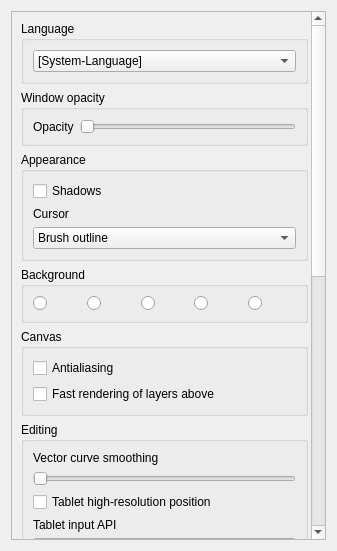
<?xml version="1.0" encoding="UTF-8"?>
<ui version="4.0">
 <class>GeneralPage</class>
 <widget class="QWidget" name="GeneralPage">
  <property name="geometry">
   <rect>
    <x>0</x>
    <y>0</y>
    <width>337</width>
    <height>551</height>
   </rect>
  </property>
  <layout class="QGridLayout" name="gridLayout_2">
   <item row="0" column="0">
    <widget class="QScrollArea" name="scrollArea">
     <property name="verticalScrollBarPolicy">
      <enum>Qt::ScrollBarAlwaysOn</enum>
     </property>
     <property name="horizontalScrollBarPolicy">
      <enum>Qt::ScrollBarAlwaysOff</enum>
     </property>
     <property name="widgetResizable">
      <bool>true</bool>
     </property>
     <widget class="QWidget" name="contents">
      <property name="geometry">
       <rect>
        <x>0</x>
        <y>-407</y>
        <width>314</width>
        <height>932</height>
       </rect>
      </property>
      <layout class="QVBoxLayout" name="lay">
       <item>
        <widget class="QGroupBox" name="groupBox">
         <property name="title">
          <string comment="GroupBox title in Preference">Language</string>
         </property>
         <layout class="QGridLayout" name="langLayout">
          <item row="0" column="0">
           <widget class="QComboBox" name="languageCombo">
            <property name="currentText">
             <string comment="First item of the language list">[System-Language]</string>
            </property>
            <item>
             <property name="text">
              <string comment="First item of the language list">[System-Language]</string>
             </property>
            </item>
           </widget>
          </item>
         </layout>
        </widget>
       </item>
       <item>
        <widget class="QGroupBox" name="windowOpacityBox">
         <property name="title">
          <string comment="GroupBox title in Preference">Window opacity</string>
         </property>
         <layout class="QGridLayout" name="windowOpacityLayout">
          <item row="0" column="0">
           <widget class="QLabel" name="windowOpacityLabel">
            <property name="text">
             <string>Opacity</string>
            </property>
           </widget>
          </item>
          <item row="0" column="1">
           <widget class="QSlider" name="windowOpacityLevel">
            <property name="minimum">
             <number>30</number>
            </property>
            <property name="maximum">
             <number>100</number>
            </property>
            <property name="orientation">
             <enum>Qt::Horizontal</enum>
            </property>
           </widget>
          </item>
         </layout>
        </widget>
       </item>
       <item>
        <widget class="QGroupBox" name="appearanceBox">
         <property name="title">
          <string comment="GroupBox title in Preference">Appearance</string>
         </property>
         <layout class="QVBoxLayout" name="appearanceLayout">
          <item>
           <widget class="QCheckBox" name="shadowsBox">
            <property name="text">
             <string>Shadows</string>
            </property>
           </widget>
          </item>
          <item>
           <widget class="QLabel" name="cursorStyleLabel">
            <property name="text">
             <string>Cursor</string>
            </property>
           </widget>
          </item>
          <item>
           <widget class="QComboBox" name="cursorStyleBox">
            <item>
             <property name="text">
              <string>Brush outline</string>
             </property>
            </item>
            <item>
             <property name="text">
              <string>Cross only</string>
             </property>
            </item>
           </widget>
          </item>
         </layout>
        </widget>
       </item>
       <item>
        <widget class="QGroupBox" name="backgroundBox">
         <property name="title">
          <string comment="GroupBox title in Preference">Background</string>
         </property>
         <layout class="QHBoxLayout" name="backgroundLayout">
          <item>
           <widget class="QRadioButton" name="checkerBackgroundButton">
            <attribute name="buttonGroup">
             <string notr="true">backgroundButtons</string>
            </attribute>
           </widget>
          </item>
          <item>
           <widget class="QRadioButton" name="whiteBackgroundButton">
            <attribute name="buttonGroup">
             <string notr="true">backgroundButtons</string>
            </attribute>
           </widget>
          </item>
          <item>
           <widget class="QRadioButton" name="greyBackgroundButton">
            <attribute name="buttonGroup">
             <string notr="true">backgroundButtons</string>
            </attribute>
           </widget>
          </item>
          <item>
           <widget class="QRadioButton" name="dotsBackgroundButton">
            <attribute name="buttonGroup">
             <string notr="true">backgroundButtons</string>
            </attribute>
           </widget>
          </item>
          <item>
           <widget class="QRadioButton" name="weaveBackgroundButton">
            <attribute name="buttonGroup">
             <string notr="true">backgroundButtons</string>
            </attribute>
           </widget>
          </item>
         </layout>
        </widget>
       </item>
       <item>
        <widget class="QGroupBox" name="displayBox">
         <property name="title">
          <string comment="GroupBox title in Preference">Canvas</string>
         </property>
         <layout class="QGridLayout" name="displayLayout">
          <item row="0" column="0">
           <widget class="QCheckBox" name="antialiasingBox">
            <property name="text">
             <string>Antialiasing</string>
            </property>
           </widget>
          </item>
          <item row="1" column="0">
           <widget class="QCheckBox" name="fastRenderBox">
            <property name="toolTip">
             <string>Cache the layers above the one you paint, so repaints with many layers are faster.</string>
            </property>
            <property name="text">
             <string>Fast rendering of layers above</string>
            </property>
           </widget>
          </item>
         </layout>
        </widget>
       </item>
       <item>
        <spacer name="verticalSpacer">
         <property name="orientation">
          <enum>Qt::Vertical</enum>
         </property>
         <property name="sizeHint" stdset="0">
          <size>
           <width>0</width>
           <height>0</height>
          </size>
         </property>
        </spacer>
       </item>
       <item>
        <widget class="QGroupBox" name="editingBox">
         <property name="title">
          <string comment="GroupBox title in Preference">Editing</string>
         </property>
         <layout class="QGridLayout" name="editingLayout">
          <item row="0" column="0">
           <widget class="QLabel" name="curveSmoothingLabel">
            <property name="text">
             <string>Vector curve smoothing</string>
            </property>
           </widget>
          </item>
          <item row="1" column="0">
           <widget class="QSlider" name="curveSmoothingLevel">
            <property name="minimum">
             <number>1</number>
            </property>
            <property name="maximum">
             <number>100</number>
            </property>
            <property name="orientation">
             <enum>Qt::Horizontal</enum>
            </property>
           </widget>
          </item>
          <item row="2" column="0">
           <widget class="QCheckBox" name="highResBox">
            <property name="text">
             <string>Tablet high-resolution position</string>
            </property>
           </widget>
          </item>
          <item row="3" column="0">
           <widget class="QLabel" name="tabletApiLabel">
            <property name="text">
             <string>Tablet input API</string>
            </property>
           </widget>
          </item>
          <item row="4" column="0">
           <widget class="QComboBox" name="tabletApiBox">
            <item>
             <property name="text">
              <string notr="true">WinTab</string>
             </property>
            </item>
            <item>
             <property name="text">
              <string notr="true">Windows Ink</string>
             </property>
            </item>
           </widget>
          </item>
         </layout>
        </widget>
       </item>
       <item>
        <widget class="QGroupBox" name="gridBox">
         <property name="title">
          <string comment="groupBox title in Preference">Grid</string>
         </property>
         <layout class="QGridLayout" name="gridLayout">
          <item row="2" column="0">
           <widget class="QLabel" name="labGridH">
            <property name="text">
             <string>Grid Height</string>
            </property>
           </widget>
          </item>
          <item row="0" column="0" colspan="2">
           <widget class="QCheckBox" name="gridCheckBox">
            <property name="text">
             <string>Enable Grid</string>
            </property>
           </widget>
          </item>
          <item row="1" column="1">
           <widget class="QSpinBox" name="gridSizeInputW">
            <property name="minimumSize">
             <size>
              <width>80</width>
              <height>0</height>
             </size>
            </property>
            <property name="maximumSize">
             <size>
              <width>80</width>
              <height>16777215</height>
             </size>
            </property>
            <property name="minimum">
             <number>1</number>
            </property>
            <property name="maximum">
             <number>9999</number>
            </property>
            <property name="value">
             <number>100</number>
            </property>
           </widget>
          </item>
          <item row="2" column="1">
           <widget class="QSpinBox" name="gridSizeInputH">
            <property name="minimum">
             <number>1</number>
            </property>
            <property name="maximum">
             <number>9999</number>
            </property>
            <property name="value">
             <number>100</number>
            </property>
           </widget>
          </item>
          <item row="1" column="0">
           <widget class="QLabel" name="labGridW">
            <property name="text">
             <string>Grid Width</string>
            </property>
           </widget>
          </item>
         </layout>
        </widget>
       </item>
       <item>
        <widget class="QGroupBox" name="groupBox_2">
         <property name="title">
          <string>Overlays</string>
         </property>
         <layout class="QGridLayout" name="gridLayout_4">
          <item row="0" column="0">
           <widget class="QCheckBox" name="actionSafeCheckBox">
            <property name="text">
             <string/>
            </property>
            <property name="checked">
             <bool>true</bool>
            </property>
           </widget>
          </item>
          <item row="0" column="1">
           <widget class="QLabel" name="labActionSafe">
            <property name="text">
             <string>Enable Action Safe area (%)</string>
            </property>
           </widget>
          </item>
          <item row="0" column="2">
           <spacer name="horizontalSpacer">
            <property name="orientation">
             <enum>Qt::Horizontal</enum>
            </property>
            <property name="sizeHint" stdset="0">
             <size>
              <width>40</width>
              <height>20</height>
             </size>
            </property>
           </spacer>
          </item>
          <item row="0" column="3">
           <widget class="QSpinBox" name="actionSafeInput">
            <property name="minimum">
             <number>1</number>
            </property>
            <property name="maximum">
             <number>25</number>
            </property>
            <property name="value">
             <number>5</number>
            </property>
           </widget>
          </item>
          <item row="1" column="0">
           <widget class="QCheckBox" name="titleSafeCheckBox">
            <property name="text">
             <string/>
            </property>
            <property name="checked">
             <bool>true</bool>
            </property>
           </widget>
          </item>
          <item row="1" column="1">
           <widget class="QLabel" name="labTitleSafe">
            <property name="text">
             <string>Enable Title Safe area (%)</string>
            </property>
           </widget>
          </item>
          <item row="1" column="2">
           <spacer name="horizontalSpacer_2">
            <property name="orientation">
             <enum>Qt::Horizontal</enum>
            </property>
            <property name="sizeHint" stdset="0">
             <size>
              <width>40</width>
              <height>20</height>
             </size>
            </property>
           </spacer>
          </item>
          <item row="1" column="3">
           <widget class="QSpinBox" name="titleSafeInput">
            <property name="minimum">
             <number>1</number>
            </property>
            <property name="maximum">
             <number>25</number>
            </property>
            <property name="value">
             <number>10</number>
            </property>
           </widget>
          </item>
          <item row="2" column="0">
           <widget class="QCheckBox" name="safeHelperTextCheckbox">
            <property name="text">
             <string/>
            </property>
           </widget>
          </item>
          <item row="2" column="1">
           <widget class="QLabel" name="labSafeHelperText">
            <property name="text">
             <string>Show Safe area labels</string>
            </property>
           </widget>
          </item>
         </layout>
        </widget>
       </item>
       <item>
        <widget class="QGroupBox" name="navigationBox">
         <property name="title">
          <string>Navigation</string>
         </property>
         <layout class="QVBoxLayout" name="verticalLayout">
          <property name="leftMargin">
           <number>11</number>
          </property>
          <property name="topMargin">
           <number>11</number>
          </property>
          <property name="rightMargin">
           <number>11</number>
          </property>
          <property name="bottomMargin">
           <number>11</number>
          </property>
          <item>
           <widget class="QCheckBox" name="invertScrollDirectionBox">
            <property name="text">
             <string>Invert wheel zoom</string>
            </property>
           </widget>
          </item>
          <item>
           <widget class="QCheckBox" name="invertZoomDirectionBox">
            <property name="toolTip">
             <string>Zoom in by dragging the cursor up instead of down</string>
            </property>
            <property name="text">
             <string>Invert hand-tool zoom drag</string>
            </property>
           </widget>
          </item>
         </layout>
        </widget>
       </item>
       <item>
        <widget class="QGroupBox" name="advancedBox">
         <property name="title">
          <string comment="groupBox title in Preference">Advanced</string>
         </property>
         <property name="alignment">
          <set>Qt::AlignLeading|Qt::AlignLeft|Qt::AlignVCenter</set>
         </property>
         <layout class="QVBoxLayout" name="verticalLayout_4" stretch="0,0">
          <property name="leftMargin">
           <number>6</number>
          </property>
          <property name="rightMargin">
           <number>6</number>
          </property>
          <item>
           <layout class="QHBoxLayout" name="horizontalLayout">
            <item>
             <widget class="QLabel" name="cacheLabel">
              <property name="text">
               <string>Memory Cache Budget</string>
              </property>
              <property name="alignment">
               <set>Qt::AlignLeading|Qt::AlignLeft|Qt::AlignVCenter</set>
              </property>
              <property name="wordWrap">
               <bool>true</bool>
              </property>
             </widget>
            </item>
            <item>
             <widget class="QSpinBox" name="framePoolSizeSpin">
              <property name="sizePolicy">
               <sizepolicy hsizetype="Preferred" vsizetype="Minimum">
                <horstretch>0</horstretch>
                <verstretch>0</verstretch>
               </sizepolicy>
              </property>
              <property name="minimumSize">
               <size>
                <width>80</width>
                <height>0</height>
               </size>
              </property>
              <property name="maximumSize">
               <size>
                <width>80</width>
                <height>16777215</height>
               </size>
              </property>
              <property name="suffix">
               <string>MB</string>
              </property>
              <property name="minimum">
               <number>100</number>
              </property>
              <property name="maximum">
               <number>16000</number>
              </property>
              <property name="value">
               <number>1024</number>
              </property>
             </widget>
            </item>
           </layout>
          </item>
         </layout>
        </widget>
       </item>
       <item>
        <widget class="QGroupBox" name="groupBox_3">
         <property name="title">
          <string>Undo/Redo</string>
         </property>
         <layout class="QVBoxLayout" name="verticalLayout_2">
          <item>
           <layout class="QHBoxLayout" name="horizontalLayout_2">
            <property name="topMargin">
             <number>0</number>
            </property>
            <item>
             <widget class="QLabel" name="undoStepsLabel">
              <property name="toolTip">
               <string>How many steps you're allowed to undo/redo</string>
              </property>
              <property name="text">
               <string>Maximum Number of Undo/Redo Steps</string>
              </property>
             </widget>
            </item>
            <item>
             <widget class="QSpinBox" name="undoStepsBox">
              <property name="maximumSize">
               <size>
                <width>80</width>
                <height>16777215</height>
               </size>
              </property>
              <property name="minimum">
               <number>20</number>
              </property>
              <property name="maximum">
               <number>250</number>
              </property>
              <property name="value">
               <number>100</number>
              </property>
             </widget>
            </item>
           </layout>
          </item>
         </layout>
        </widget>
       </item>
      </layout>
     </widget>
    </widget>
   </item>
  </layout>
 </widget>
 <tabstops>
  <tabstop>scrollArea</tabstop>
  <tabstop>languageCombo</tabstop>
  <tabstop>windowOpacityLevel</tabstop>
  <tabstop>shadowsBox</tabstop>
  <tabstop>cursorStyleBox</tabstop>
  <tabstop>checkerBackgroundButton</tabstop>
  <tabstop>whiteBackgroundButton</tabstop>
  <tabstop>greyBackgroundButton</tabstop>
  <tabstop>dotsBackgroundButton</tabstop>
  <tabstop>weaveBackgroundButton</tabstop>
  <tabstop>antialiasingBox</tabstop>
  <tabstop>curveSmoothingLevel</tabstop>
  <tabstop>highResBox</tabstop>
  <tabstop>tabletApiBox</tabstop>
  <tabstop>gridCheckBox</tabstop>
  <tabstop>gridSizeInputW</tabstop>
  <tabstop>gridSizeInputH</tabstop>
 </tabstops>
 <resources/>
 <connections/>
 <buttongroups>
  <buttongroup name="backgroundButtons"/>
 </buttongroups>
</ui>
